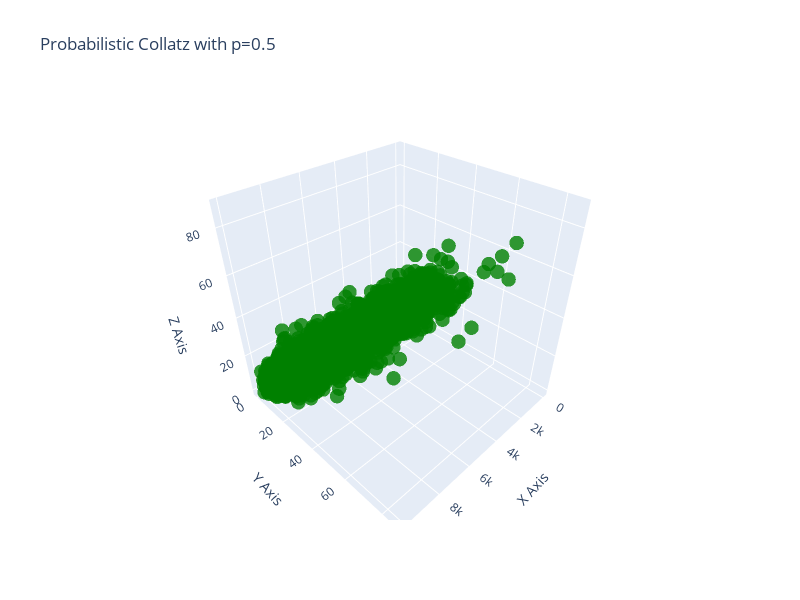

This figure's notebook cell:
### Code cell
from utils.orbit_info import OrbitInfo

def point_builder(info: OrbitInfo):
    return (info.n, info.get_total_op_count('m3a3'), info.get_total_op_count('m3a1'))

p = .5
probabilstic_option = cc.create_probabilistic_options(p)
graphing.graph_options(10000, [probabilstic_option], point_builder, ['green'], title=f"Probabilistic Collatz with p={p}");

### Figure 1 — Plotly figure (JSON) as saved in the notebook; plotly's stock layout.template omitted (floating-point values rounded to 4 significant figures; data arrays with more than 128 entries replaced by an {"elided": "..."} marker saying what was removed)
{"data": [{"hoverinfo": "text", "marker": {"color": {"elided": "9999 str values"}, "opacity": 0.8, "size": 5}, "mode": "markers", "text": {"elided": "9999 str values"}, "type": "scatter3d", "x": {"elided": "9999 int values"}, "y": {"elided": "9999 int values"}, "z": {"elided": "9999 int values"}}], "layout": {"height": 600, "scene": {"xaxis": {"title": {"text": "X Axis"}}, "yaxis": {"title": {"text": "Y Axis"}}, "zaxis": {"title": {"text": "Z Axis"}}}, "title": {"text": "Probabilistic Collatz with p=0.5"}, "width": 800}}
